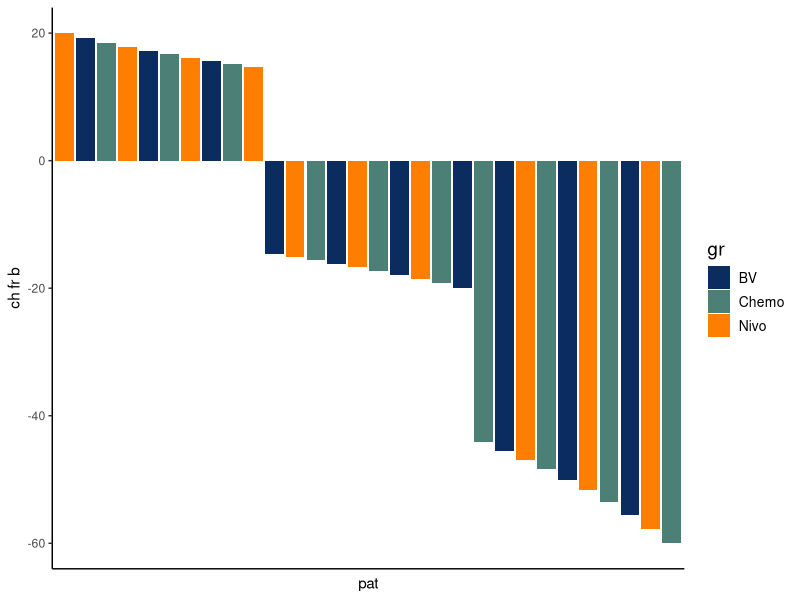

Write the R code that produced this figure.
library(dplyr)
library(ggplot2)


Before = rep(25:34, 3 )
After = rep(20:49)
Strata  = rep(c("Nivo", "BV", "Chemo"), 10)
dfwf <- data.frame(After,Before, Strata)


dogit_pal <- c("#0A2C5E",
               "#4C8077" ,
               "#FD7E01",
  "#F9525C",
  "#CA4D8B",
  "#845798",
  "#455581",
  "#2F4858",
  "#C4FCF1",
  "#005247",
  "#4C8077")

wf_plot <- function(my_dt,
                    Before,
                    After,
                    Strata,
                    yax,
                    fax,
                    xax) {
  my_dt$Before
  my_dt$After
  my_dt$Strata
  my_dt$id <-  1:nrow(my_dt)

  my_dt <- my_dt %>%
    dplyr::mutate(Change = Before - After,
                  ChangePercentage  = (Change / Before) * 100)
  
  my_dt$id <-
    factor(my_dt$id, levels = my_dt$id[order(my_dt$ChangePercentage, decreasing = TRUE)])
  
  ggplot(data = my_dt,
         aes(x = id, y = ChangePercentage, fill = Strata)) +
    geom_bar(stat = "identity") +
    theme_classic() +
    scale_fill_manual(values = dogit_pal) +
    # expand_limits(y=c(-100, 100)) +
    labs(fill=fax, 
         x= xax,  y=yax) +
    theme(
      legend.title = element_text(size = 14),
      legend.text = element_text(size = 10),
      panel.background = element_blank(),
      axis.ticks.x = element_blank(),
      axis.text.x = element_blank()
    )
  
}

wf_plot(my_dt = dfwf, 
                    Before = dfwf$Before,
                    After = dfwf$After,
                    Strata = dfwf$Strata,
                    yax = "ch fr b",
                    fax = "gr",
                    xax = "pat")




  